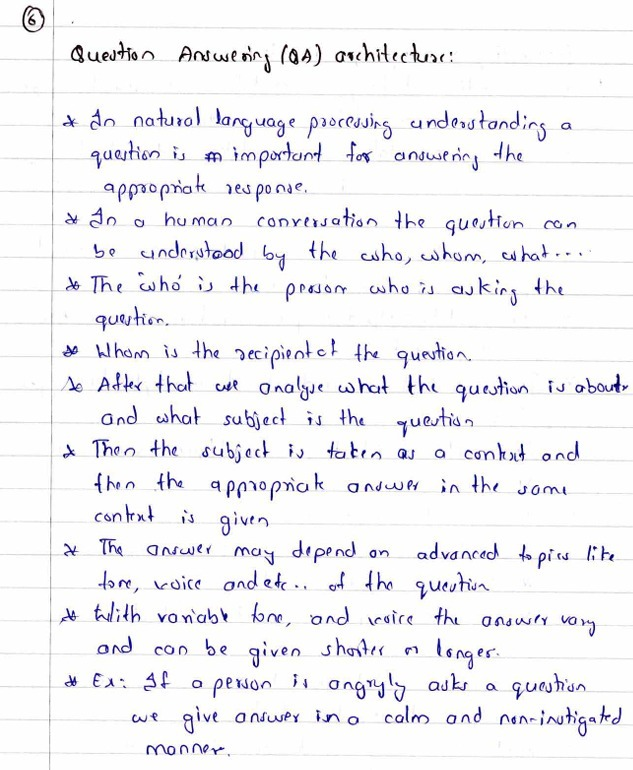
#> input picture data/phase1_raw/answer_sheets/test_page.jpg, 633 x 770 px
$ python image_processor.py
#> lines starting #> are read from the running program, lines starting #| are printed output that depends on the picture; after the words box and inside, x2 and y2 are one past the last pixel; in counts of white or black regions, pixels touching at a corner belong together
import cv2
import numpy as np
import os

def process_handwritten_page(image_path, output_dir):
#> called with output_dir = 'data/phase1_interim'
    print(f"Loading image: {image_path}")

    # 1. Load image and convert to grayscale
    img = cv2.imread(image_path)
#> img is the input picture: shape (770, 633, 3); mean B, G, R 244.7, 241.8, 242.3
    if img is None:
        print("Error: Could not load image. Check the path.")
        return

    gray = cv2.cvtColor(img, cv2.COLOR_BGR2GRAY)
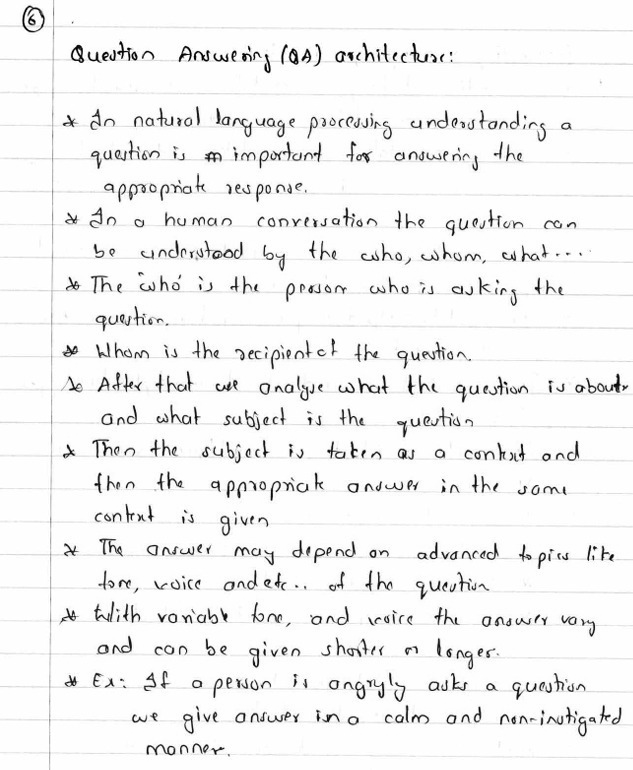
#> gray: shape (770, 633); min 0, max 255, mean 242.3

    # 2. Apply a threshold to invert the image (background black, text white)
    # This helps OpenCV's contour detection which looks for white objects
    _, thresh = cv2.threshold(gray, 150, 255, cv2.THRESH_BINARY_INV)
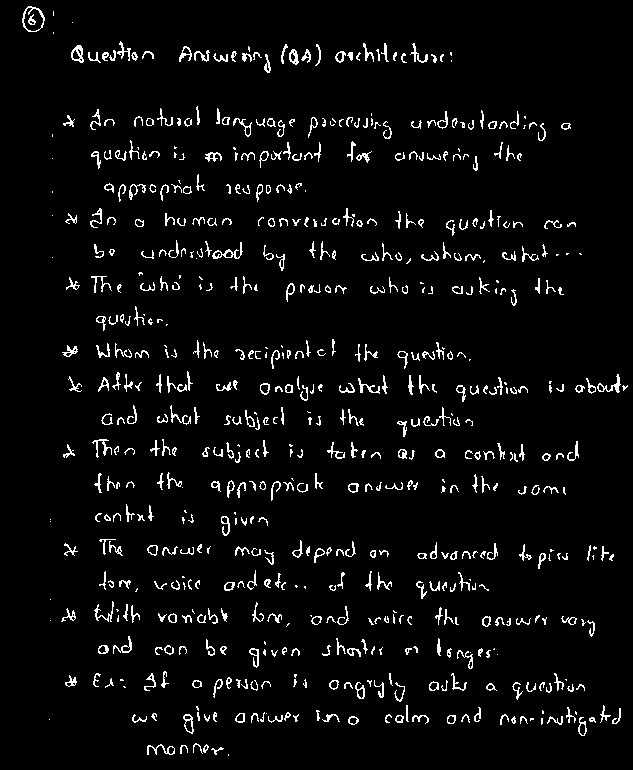
#> thresh: shape (770, 633); 4.5% white in thin lines or dots

    # 3. Dilation: We stretch the white pixels horizontally.
    # This merges individual words into a single solid block representing a line of text.
    kernel = cv2.getStructuringElement(cv2.MORPH_RECT, (100, 5))
    dilated = cv2.dilate(thresh, kernel, iterations=1)
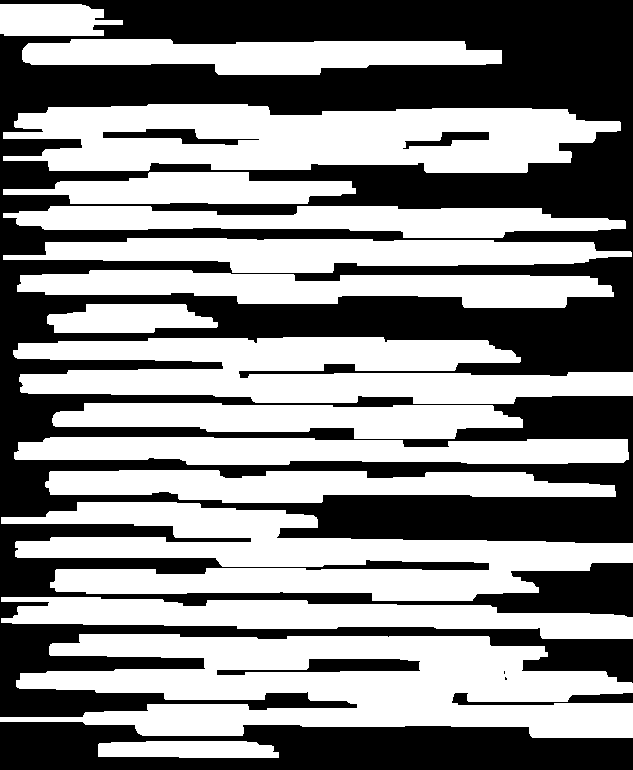
#> dilated: shape (770, 633); 53.6% white; 8 black regions (2 under 20 px)

    # 4. Find the contours (the boundaries of these white blocks)
    contours, _ = cv2.findContours(dilated.copy(), cv2.RETR_EXTERNAL, cv2.CHAIN_APPROX_SIMPLE)
#> contours = 16 contours; largest, box (x1, y1, x2, y2) and area: (0, 634, 633, 738) 43030, (3, 104, 621, 173) 32231, (1, 502, 633, 601) 31655, (13, 337, 633, 404) 27290, (1, 597, 633, 639) 14472

    # 5. Sort contours from top to bottom (so we read the page in the correct order)
    bounding_boxes = [cv2.boundingRect(c) for c in contours]
#> bounding_boxes = 16 items, first 6: (98, 741, 181, 17), (0, 634, 633, 104), (1, 597, 632, 42), (1, 502, 632, 99), (45, 470, 571, 33), (14, 437, 615, 28)
    # Sort based on the 'y' coordinate
    bounding_boxes = sorted(bounding_boxes, key=lambda b: b[1])
#> bounding_boxes = 16 items, first 6: (0, 4, 123, 32), (22, 39, 480, 36), (3, 104, 618, 69), (3, 172, 353, 32), (3, 206, 623, 32), (3, 238, 629, 35)

    print(f"Detected {len(bounding_boxes)} lines of text. Cropping...")
#> (printed output is left out)

    # Ensure output directory exists
    os.makedirs(output_dir, exist_ok=True)

    # 6. Crop and save each line
    line_count = 0
    for i, (x, y, w, h) in enumerate(bounding_boxes):
        # Filter out tiny boxes that are likely noise/specks of dust
        if w > 50 and h > 15:
            # Add a small margin (padding) around the text so TrOCR can read it clearly
            margin = 5
            y1 = max(0, y - margin)
            y2 = min(img.shape[0], y + h + margin)
            x1 = max(0, x - margin)
            x2 = min(img.shape[1], x + w + margin)

            # Crop the original image using Numpy slicing
            roi = img[y1:y2, x1:x2]

            output_path = os.path.join(output_dir, f"line_{line_count:03d}.jpg")
            cv2.imwrite(output_path, roi)
            line_count += 1
#> this loop made 16 passes
#> (x, y, w, h, y1, y2, x1, x2) on passes 1 to 12: (0, 4, 123, 32, 0, 41, 0, 128), (22, 39, 480, 36, 34, 80, 17, 507), (3, 104, 618, 69, 99, 178, 0, 626), (3, 172, 353, 32, 167, 209, 0, 361), (3, 206, 623, 32, 201, 243, 0, 631), (3, 238, 629, 35, 233, 278, 0, 633), (17, 270, 597, 38, 265, 313, 12, 619), (47, 304, 171, 29, 299, 338, 42, 223), (13, 337, 620, 67, 332, 409, 8, 633), (52, 403, 471, 36, 398, 444, 47, 528), (14, 437, 615, 28, 432, 470, 9, 633), (45, 470, 571, 33, 465, 508, 40, 621)
#> pass 1, in process_handwritten_page, `roi = img[y1:y2, x1:x2]`:
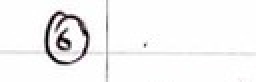
#> roi: shape (41, 128, 3) (shown 2 times larger); mean B, G, R 243.6, 243.4, 243.9
#> pass 2, in process_handwritten_page, `roi = img[y1:y2, x1:x2]`:
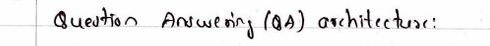
#> roi: shape (46, 490, 3); mean B, G, R 237.5, 237.2, 237.8
#> pass 3, in process_handwritten_page, `roi = img[y1:y2, x1:x2]`:
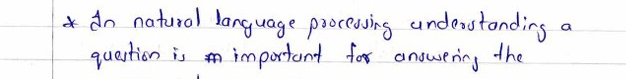
#> roi: shape (79, 626, 3); mean B, G, R 244, 240.4, 240.9
#> after the loop, line_count = 16

    print(f"Successfully saved {line_count} cropped lines to {output_dir}")
#| Successfully saved 16 cropped lines to data/phase1_interim

# --- Execute the script ---
if __name__ == "__main__":
    INPUT_IMAGE = "../../data/phase1_raw/answer_sheets/test_page.jpg"
    OUTPUT_FOLDER = "../../data/phase1_interim"

    # Get the absolute path based on where this script is located
    base_dir = os.path.dirname(os.path.abspath(__file__))
    input_path = os.path.abspath(os.path.join(base_dir, INPUT_IMAGE))
    output_path = os.path.abspath(os.path.join(base_dir, OUTPUT_FOLDER))

    process_handwritten_page(input_path, output_path)
